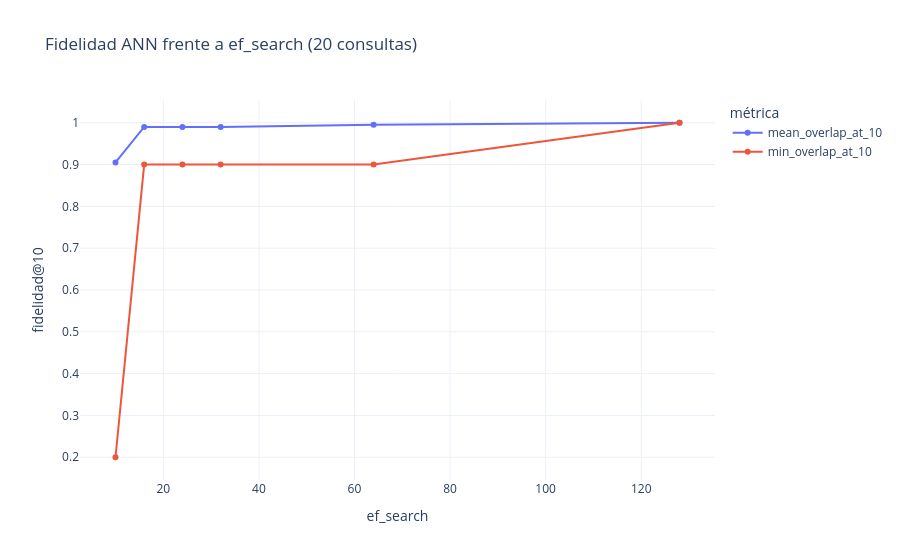

Notebook source saved alongside this figure:
### Markdown cell above
Que salga 1.0 no es una tautología: el barrido de `ef_search` generado en
la evaluación demuestra que el índice **puede** perder (con `ef=10` la
peor consulta cae al 20 % de fidelidad) y que a esta escala `ef=128`
compra fidelidad perfecta sin coste de latencia apreciable.

### Code cell
import plotly.express as px

sweep = pd.DataFrame(
    json.loads(
        (project_root / ".artifacts" / "evaluacion" / "barrido_ef_search.json").read_text()
    )["sweep"]
)
figure = px.line(
    sweep, x="ef_search", y=["mean_overlap_at_10", "min_overlap_at_10"],
    markers=True, title="Fidelidad ANN frente a ef_search (20 consultas)",
    labels={"value": "fidelidad@10", "variable": "métrica"},
)
figure.update_layout(xaxis_title="ef_search")
figure

### Figure 1 — Plotly figure (JSON) as saved in the notebook; plotly's stock layout.template omitted (floating-point values rounded to 4 significant figures)
{"data": [{"hovertemplate": "métrica=mean_overlap_at_10<br>ef_search=%{x}<br>fidelidad@10=%{y}<extra></extra>", "legendgroup": "mean_overlap_at_10", "line": {"color": "#636efa", "dash": "solid"}, "marker": {"symbol": "circle"}, "mode": "lines+markers", "name": "mean_overlap_at_10", "orientation": "v", "showlegend": true, "type": "scatter", "x": [10, 16, 24, 32, 64, 128], "xaxis": "x", "y": [0.905, 0.99, 0.99, 0.99, 0.995, 1.0], "yaxis": "y"}, {"hovertemplate": "métrica=min_overlap_at_10<br>ef_search=%{x}<br>fidelidad@10=%{y}<extra></extra>", "legendgroup": "min_overlap_at_10", "line": {"color": "#EF553B", "dash": "solid"}, "marker": {"symbol": "circle"}, "mode": "lines+markers", "name": "min_overlap_at_10", "orientation": "v", "showlegend": true, "type": "scatter", "x": [10, 16, 24, 32, 64, 128], "xaxis": "x", "y": [0.2, 0.9, 0.9, 0.9, 0.9, 1.0], "yaxis": "y"}], "layout": {"legend": {"title": {"text": "métrica"}, "tracegroupgap": 0}, "title": {"text": "Fidelidad ANN frente a ef_search (20 consultas)"}, "xaxis": {"anchor": "y", "domain": [0.0, 1.0], "title": {"text": "ef_search"}}, "yaxis": {"anchor": "x", "domain": [0.0, 1.0], "title": {"text": "fidelidad@10"}}}}
